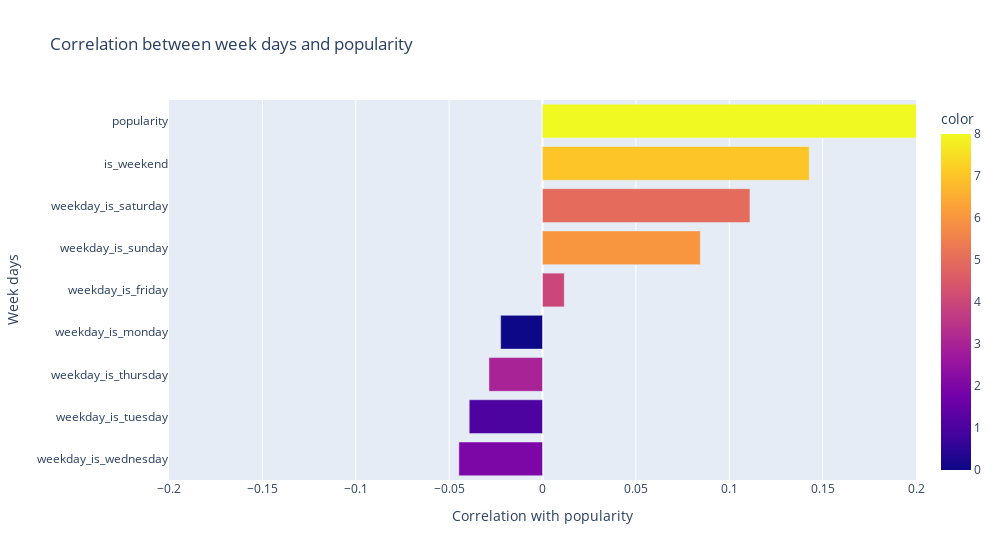

The cell this chart's notebook holds for it:
### Code cell
week_days = data[low_number_of_value[6:]+['popularity']]
fig=px.bar(week_days.corr()['popularity'].index,
           x=week_days.corr()['popularity'].values,
           y=week_days.corr()['popularity'].index,
           color=[i for i in range(9)],
           orientation='h',
           width=1000,
           title="Correlation between week days and popularity")
fig.update_layout(xaxis_title="Correlation with popularity", yaxis_title="Week days",xaxis_range=[-0.2,0.2],
                      yaxis_categoryorder = 'total ascending', uniformtext_mode='hide')

fig.show()

### Figure 1 — Plotly figure (JSON) as saved in the notebook; plotly's stock layout.template omitted (floating-point values rounded to 4 significant figures)
{"data": [{"alignmentgroup": "True", "hovertemplate": "x=%{x}<br>y=%{y}<br>color=%{marker.color}<extra></extra>", "legendgroup": "", "marker": {"color": [0, 1, 2, 3, 4, 5, 6, 7, 8], "coloraxis": "coloraxis", "pattern": {"shape": ""}}, "name": "", "offsetgroup": "", "orientation": "h", "showlegend": false, "textposition": "auto", "type": "bar", "x": [-0.02241, -0.03924, -0.04479, -0.02868, 0.01166, 0.1111, 0.08452, 0.1428, 1], "xaxis": "x", "y": ["weekday_is_monday", "weekday_is_tuesday", "weekday_is_wednesday", "weekday_is_thursday", "weekday_is_friday", "weekday_is_saturday", "weekday_is_sunday", "is_weekend", "popularity"], "yaxis": "y"}], "layout": {"barmode": "relative", "coloraxis": {"colorbar": {"title": {"text": "color"}}, "colorscale": [[0, "#0d0887"], [0.1111, "#46039f"], [0.2222, "#7201a8"], [0.3333, "#9c179e"], [0.4444, "#bd3786"], [0.5556, "#d8576b"], [0.6667, "#ed7953"], [0.7778, "#fb9f3a"], [0.8889, "#fdca26"], [1, "#f0f921"]]}, "legend": {"tracegroupgap": 0}, "title": {"text": "Correlation between week days and popularity"}, "uniformtext": {"mode": "hide"}, "width": 1000, "xaxis": {"anchor": "y", "domain": [0, 1], "range": [-0.2, 0.2], "title": {"text": "Correlation with popularity"}}, "yaxis": {"anchor": "x", "categoryorder": "total ascending", "domain": [0, 1], "title": {"text": "Week days"}}}}
